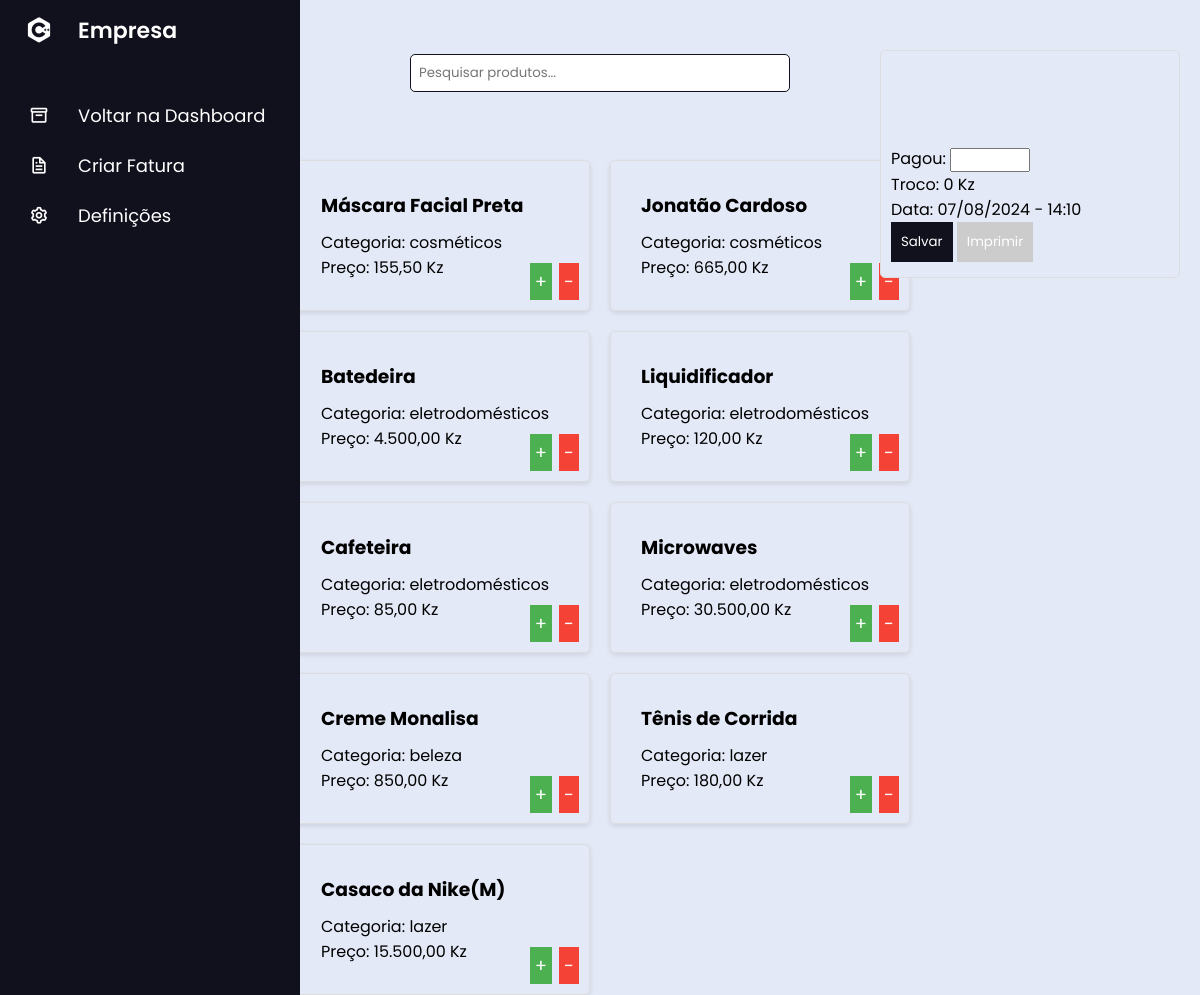
/php/criar_fatura.php, run on the app's committed database.
### tables this page shows
CREATE TABLE IF NOT EXISTS `produtos` (
  `id` int(11) NOT NULL AUTO_INCREMENT,
  `nome` varchar(255) NOT NULL,
  `preco` decimal(10,2) NOT NULL,
  `categoria_id` int(11) DEFAULT NULL,
  PRIMARY KEY (`id`),
  KEY `categoria_id` (`categoria_id`)
);

CREATE TABLE IF NOT EXISTS `categorias` (
  `id` int(11) NOT NULL AUTO_INCREMENT,
  `nome` varchar(255) NOT NULL,
  PRIMARY KEY (`id`),
  UNIQUE KEY `nome` (`nome`)
);

### php/criar_fatura.php (the view, shortened to what this page needs)
<?php
include 'conexao.php';
$searchTerm = isset($_GET['search']) ? $_GET['search'] : '';
$sql = "SELECT p.id, p.nome, p.preco, c.nome AS categoria
        FROM produtos p
        JOIN categorias c ON p.categoria_id = c.id
        WHERE p.nome LIKE ? OR c.nome LIKE ?";
$searchTerm = '%' . $searchTerm . '%';
$stmt = $conn->prepare($sql);
$stmt->bind_param('ss', $searchTerm, $searchTerm);
$stmt->execute();
$result = $stmt->get_result();
?>
<!DOCTYPE html>
<html lang="pt-BR">
<head>
    <link rel="stylesheet" href="css/cr_style.css">
    <link href='https://unpkg.com/boxicons@2.0.7/css/boxicons.min.css' rel='stylesheet'>
</head>
<body>
<div class="sidebar">
    <div class="logo-details">
      <i class='bx bxl-c-plus-plus'></i>
      <span class="logo_name">Empresa</span>
    </div>
    <ul class="nav-links">
      <li>
        <a href="http://localhost/project/index.php">
          <i class='bx bx-box'></i>
          <span class="link_name">Voltar na Dashboard</span>
        </a>
      </li>
      <li>
        <a href="http://localhost/project/php/criar_fatura.php">
          <i class='bx bx-file'></i>
          <span class="link_name">Criar Fatura</span>
        </a>
      </li>
      <li>
        <a href="#">
          <i class='bx bx-cog'></i>
          <span class="link_name">Definições</span>
        </a>
      </li>
    </ul>
  </div>
    <div class="search-bar">
        <input type="text" id="search" placeholder="Pesquisar produtos..." onkeyup="filterProducts()">
    </div>
    <div class="container">
        <div class="products" id="products-list">
            <?php
            if ($result->num_rows > 0) {
                while ($row = $result->fetch_assoc()) {
                    echo '<div class="product-card">';
echo '<h3>' . htmlspecialchars($row['nome']) . '</h3>';
echo '<div class="details">';
echo '<p>Categoria: ' . htmlspecialchars($row['categoria']) . '</p>';
echo '<p>Preço: ' . number_format($row['preco'], 2, ',', '.') . ' Kz</p>';
echo '</div>';
echo '<div class="buttons">';
echo '<button onclick="addToInvoice(' . $row['id'] . ', \'' . htmlspecialchars($row['nome']) . '\', ' . $row['preco'] . ')">+</button>';
echo '<button class="sub" onclick="removeFromInvoice(' . $row['id'] . ')">-</button>';
echo '</div>';
echo '</div>';
                }
            } else {
                echo '<p>Nenhum produto encontrado</p>';
            }
            ?>
        </div>
    </div>
    <div class="invoice" id="invoice">
    <h2>Fatura</h2><br><br>
    <span>Pagou: </span><input type="number" id="paidAmount" oninput="calculateChange()"><br>
    <span>Troco: </span><span id="changeAmount">0</span> Kz<br>
    <span>Data: <label id="currentDateTime"></label></span><br>
    <button class="save" onclick="saveInvoice()">Salvar</button>
    <button class="print" onclick="printInvoice()" disabled>Imprimir</button>
</div>
</body>
</html>

### php/css/cr_style.css (style rules this page uses)
* { margin: 0; padding: 0; box-sizing: border-box; font-family: 'Poppins', sans-serif; }
.sidebar { position: fixed; top: 0; left: 0; height: 100%; width: 300px; background: #11101d; z-index: 100; transition: all 0.5s ease; }
.sidebar .logo-details { height: 60px; width: 100%; display: flex; align-items: center; }
.sidebar .logo-details i { font-size: 30px; color: #fff; height: 50px; min-width: 78px; text-align: center; line-height: 50px; }
.sidebar .logo-details .logo_name { font-size: 22px; color: #fff; font-weight: 600; }
.sidebar .nav-links { height: 100%; padding: 30px 0 150px 0; overflow: visible; }
.sidebar .nav-links li { position: relative; list-style: none; transition: all 0.4s ease; }
.sidebar .nav-links li i { height: 50px; min-width: 78px; text-align: center; line-height: 50px; color: #fff; font-size: 20px; cursor: pointer; transition: all 0.3s ease; }
.sidebar .nav-links li a { display: flex; align-items: center; text-decoration: none; }
.sidebar .nav-links li a .link_name { font-size: 18px; font-weight: 400; color: #fff; transition: all 0.4s ease; }

### php/criar_fatura.php (style rules this page uses)
.container { display: flex; justify-content: center; flex: 1; margin-top: 10rem; }
body { background-color: #E4E9F7; }
.products { display: grid; grid-template-columns: repeat(3, 1fr); gap: 20px; max-width: 100%; margin-left: -5rem; }
.product-card { border: 1px solid #ddd; border-radius: 5px; padding: 30px; width: 300px; position: relative; box-shadow: 0 2px 5px rgba(0,0,0,0.1); }
.product-card h3 { margin: 0; }
.product-card .details { margin-top: 10px; }
.product-card .buttons { position: absolute; bottom: 10px; right: 10px; display: flex; gap: 7px; }
.product-card button { background-color: #4CAF50; color: white; border: none; padding: 5px; cursor: pointer; font-size: 18px; }
.product-card button.sub { background-color: #f44336; }
.invoice { border: 1px solid #ddd; border-radius: 5px; padding: 10px; width: 300px; position: fixed; right: 20px; top: 50px; max-height: calc(100vh - 40px); overflow-y: auto; background-color: #E4E9F7; }
.invoice h2, h4, p { color: transparent; }
.invoice ul li h2, h4, p { color: black; }
.invoice button { background-color: #11101d; color: #fff; border: none; padding: 10px; cursor: pointer; margin-bottom: 5px; }
.search-bar { position: fixed; top: 20px; left: 50%; margin-top: 1.5rem; transform: translateX(-50%); padding: 10px; z-index: 1000; width: 400px; }
input[type="number"] { width: 5rem; }
.search-bar input[type="text"] { width: 100%; padding: 8px; box-sizing: border-box; border-radius: 5px; border: 1px solid #11101d; }
.invoice button[disabled] { background-color: #ccc; cursor: not-allowed; }
@media (max-width: 1366px) { .products { grid-template-columns: repeat(2, 1fr); margin: 0; } }
@media (max-width: 1229.4px) { .products { grid-template-columns: repeat(2, 1fr); margin: 0; } }

### data on the page
produtos: nome "Máscara Facial Preta", categoria.nome "cosméticos", preco "155,50"
produtos: nome "Jonatão Cardoso", categoria.nome "cosméticos", preco "665,00"
produtos: nome "Batedeira", categoria.nome "eletrodomésticos", preco "4.500,00"
produtos: nome "Liquidificador", categoria.nome "eletrodomésticos", preco "120,00"
produtos: nome "Cafeteira", categoria.nome "eletrodomésticos", preco "85,00"
produtos: nome "Microwaves", categoria.nome "eletrodomésticos", preco "30.500,00"
produtos: nome "Creme Monalisa", categoria.nome "beleza", preco "850,00"
produtos: nome "Tênis de Corrida", categoria.nome "lazer", preco "180,00"
produtos: nome "Casaco da Nike(M)", categoria.nome "lazer", preco "15.500,00"
